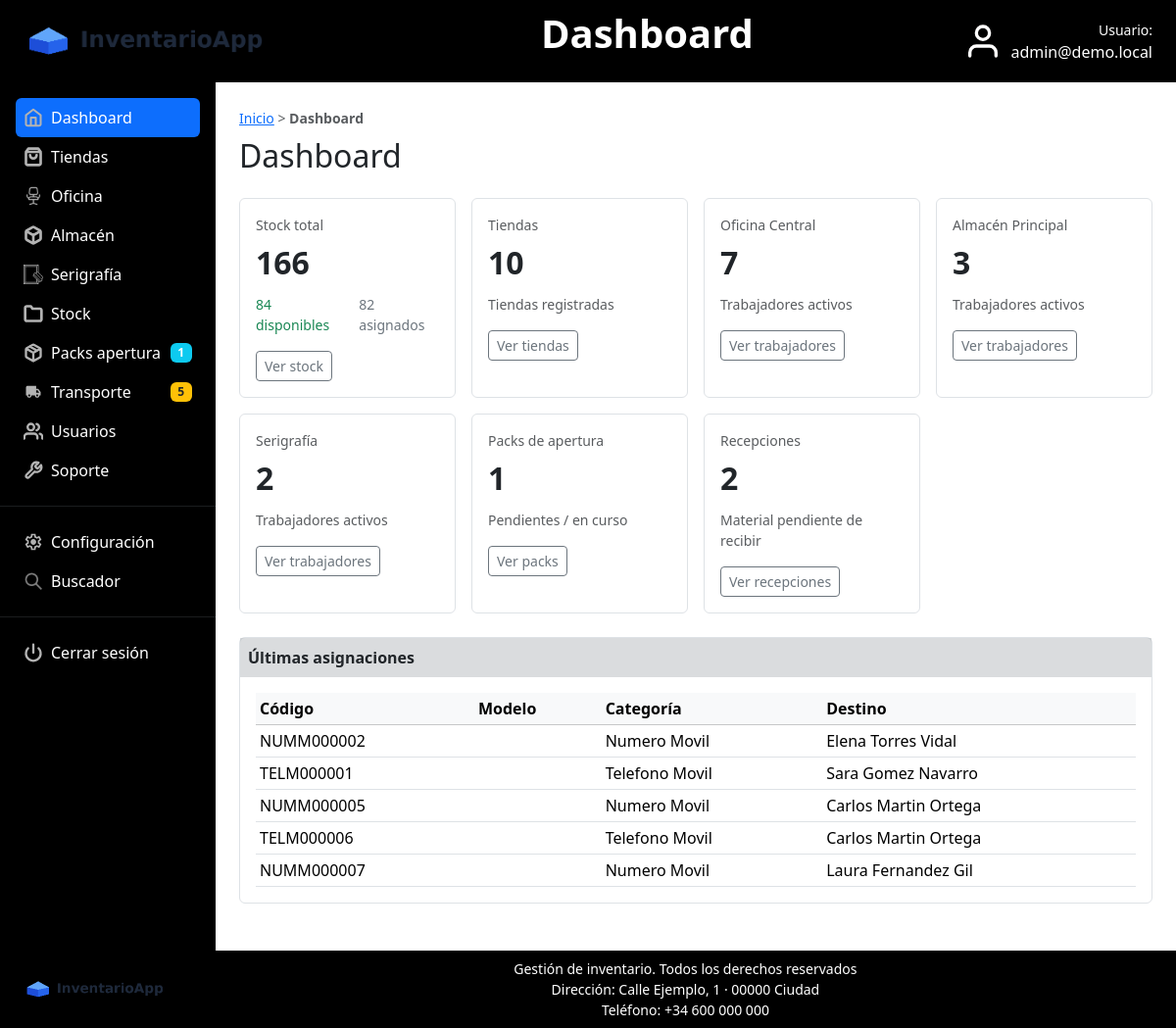
The page /controller/index.php (signed in) on the database its author committed.
### tables this page shows
CREATE TABLE `asignacion` (
  `id` int(11) NOT NULL AUTO_INCREMENT,
  `id_producto` int(11) NOT NULL,
  `destino_tipo` varchar(20) NOT NULL,
  `destino_id` int(11) NOT NULL,
  `slot` varchar(30) NOT NULL,
  PRIMARY KEY (`id`),
  UNIQUE KEY `id_producto` (`id_producto`),
  CONSTRAINT `asignacion_ibfk_1` FOREIGN KEY (`id_producto`) REFERENCES `producto` (`id`)
);

CREATE TABLE `producto` (
  `id` int(11) NOT NULL AUTO_INCREMENT,
  `codigo` varchar(50) NOT NULL,
  `modelo` varchar(80) NOT NULL,
  `id_categoria` int(11) NOT NULL,
  `estado` varchar(20) NOT NULL,
  `subtipo` varchar(50) NOT NULL DEFAULT '',
  PRIMARY KEY (`id`),
  UNIQUE KEY `codigo` (`codigo`),
  KEY `id_categoria` (`id_categoria`),
  CONSTRAINT `producto_ibfk_1` FOREIGN KEY (`id_categoria`) REFERENCES `categoria` (`id`)
);

CREATE TABLE `categoria` (
  `id` int(11) NOT NULL AUTO_INCREMENT,
  `nombre` varchar(50) NOT NULL,
  PRIMARY KEY (`id`)
);

CREATE TABLE `trabajador` (
  `id` int(11) NOT NULL AUTO_INCREMENT,
  `id_centro` int(11) NOT NULL,
  `nombre` varchar(120) NOT NULL,
  `email` varchar(120) DEFAULT NULL,
  `id_departamento` int(11) DEFAULT NULL,
  `cargo` varchar(120) DEFAULT NULL,
  `id_producto_numero_movil` int(11) DEFAULT NULL,
  `anydesk_equipo1` varchar(50) DEFAULT NULL,
  `anydesk_equipo2` varchar(50) DEFAULT NULL,
  `observaciones` text DEFAULT NULL,
  `created_at` timestamp NOT NULL DEFAULT current_timestamp(),
  `estado` enum('ACTIVO','BAJA') NOT NULL DEFAULT 'ACTIVO',
  `fecha_alta` datetime NOT NULL DEFAULT current_timestamp(),
  `fecha_baja` datetime DEFAULT NULL,
  PRIMARY KEY (`id`),
  KEY `fk_trabajador_centro` (`id_centro`),
  KEY `fk_trabajador_depto` (`id_departamento`),
  KEY `fk_trabajador_numero` (`id_producto_numero_movil`),
  CONSTRAINT `fk_trabajador_centro` FOREIGN KEY (`id_centro`) REFERENCES `centro` (`id`),
  CONSTRAINT `fk_trabajador_depto` FOREIGN KEY (`id_departamento`) REFERENCES `departamento` (`id`),
  CONSTRAINT `fk_trabajador_numero` FOREIGN KEY (`id_producto_numero_movil`) REFERENCES `producto` (`id`)
);

### controller/index.php (called while the page is built, shortened)
<?php
include_once '../model/Dashboard.php';
$rol = $_SESSION['rol'];
$menuStock      = ($rol == 'admin');
$resumenStock        = Dashboard::getResumenStock();
$resumenTrabajadores = Dashboard::getResumenTrabajadores();
$totalTiendas        = Dashboard::getTotalTiendas();
$packsPendientes     = Dashboard::getPacksPendientes();
$recepcionesPendientes = Dashboard::getRecepcionesPendientes();
$ultimasAsignaciones = Dashboard::getUltimasAsignaciones();
include_once '../view/dashboard_view.php';
exit;

### model/Dashboard.php (called while the page is built, shortened)
<?php
class Dashboard
{
    public static function getResumenStock()
    {
        $conexion = InventarioDB::connectDB();
        $sql = "SELECT
                    COUNT(*) AS total,
                    SUM(CASE WHEN id IN (SELECT id_producto FROM asignacion) THEN 1 ELSE 0 END) AS asignados,
                    SUM(CASE WHEN id NOT IN (SELECT id_producto FROM asignacion) THEN 1 ELSE 0 END) AS disponibles
                FROM producto";
        $resultado = $conexion->query($sql);
        return $resultado->fetchObject();
    }
    public static function getResumenTrabajadores()
    {
        $conexion = InventarioDB::connectDB();
        $sql = "SELECT c.tipo, c.nombre, COUNT(t.id) AS total
                FROM centro c
                LEFT JOIN trabajador t ON t.id_centro = c.id AND t.estado = 'ACTIVO'
                GROUP BY c.id, c.tipo, c.nombre
                ORDER BY c.tipo";
        $resultado = $conexion->query($sql);
        $centros = array();
        while ($fila = $resultado->fetchObject()) {
            $centros[] = $fila;
        }
        return $centros;
    }
    public static function getTotalTiendas()
    {
        $conexion = InventarioDB::connectDB();
        $sql = "SELECT COUNT(*) AS total FROM tienda";
        $resultado = $conexion->query($sql);
        $fila = $resultado->fetchObject();
        return $fila->total;
    }
    public static function getPacksPendientes()
    {
        $conexion = InventarioDB::connectDB();
        $sql = "SELECT COUNT(*) AS total FROM pack WHERE estado IN ('preparacion','completo','enviado')";
        $resultado = $conexion->query($sql);
        $fila = $resultado->fetchObject();
        if ($fila) {
            return (int)$fila->total;
        }
        return 0;
    }
    public static function getRecepcionesPendientes()
    {
        $conexion = InventarioDB::connectDB();
        $sql = "SELECT COUNT(*) AS total FROM recepcion WHERE estado = 'pendiente'";
        $resultado = $conexion->query($sql);
        $fila = $resultado->fetchObject();
        if ($fila) {
            return (int)$fila->total;
        }
        return 0;
    }
    public static function getUltimasAsignaciones()
    {
        $conexion = InventarioDB::connectDB();
        $sql = "SELECT
                    a.destino_tipo,
                    a.destino_id,
                    p.codigo,
                    p.modelo,
                    cat.nombre AS subtipo,
                    t.nombre AS nombre_tienda,
                    tr.nombre AS nombre_trabajador
                FROM asignacion a
                JOIN producto p ON p.id = a.id_producto
                JOIN categoria cat ON cat.id = p.id_categoria
                LEFT JOIN tienda t ON a.destino_tipo = 'tienda' AND t.id = a.destino_id
                LEFT JOIN trabajador tr ON a.destino_tipo = 'trabajador' AND tr.id = a.destino_id
                ORDER BY a.id DESC
                LIMIT 5";
        $resultado = $conexion->query($sql);
        $asignaciones = array();
        while ($fila = $resultado->fetchObject()) {
            $asignaciones[] = $fila;
        }
        return $asignaciones;
    }
}

### view/dashboard_view.php (the view, shortened to what this page needs)
<!DOCTYPE html>
<html lang="es">
<head>
    <link rel="stylesheet" href="../view/css/bootstrap.min.css">
    <link rel="stylesheet" href="../view/css/estilos.css">
</head>
<body class="d-flex flex-column min-vh-100">
    <?php $tituloPagina = 'Dashboard'; include_once 'menu.php'; ?>
    <main class="container-fluid flex-grow-1 d-flex p-0">
        <div class="d-flex flex-grow-1 w-100">
            <?php include_once 'sidebar.php'; ?>
            <section class="flex-grow-1 p-4" style="min-width:0;">
                <div class="mb-2">
                    <small class="text-muted">
                        <a href="index.php">Inicio</a> &gt; <strong>Dashboard</strong>
                    </small>
                </div>
                <h2 class="mb-4">Dashboard</h2>
                <div class="row g-3 mb-4">
                    <div class="col-12 col-sm-6 col-lg-3">
                        <div class="border rounded p-3 h-100">
                            <div class="text-muted small mb-1">Stock total</div>
                            <div class="fw-bold" style="font-size:2rem;">
                                <?php if (isset($resumenStock->total)) { echo $resumenStock->total; } else { echo 0; } ?>
                            </div>
                            <div class="mt-2 d-flex gap-3">
                                <span class="text-success small">
                                    <?php if (isset($resumenStock->disponibles)) { echo $resumenStock->disponibles; } else { echo 0; } ?> disponibles
                                </span>
                                <span class="text-secondary small">
                                    <?php if (isset($resumenStock->asignados)) { echo $resumenStock->asignados; } else { echo 0; } ?> asignados
                                </span>
                            </div>
                            <?php if (isset($menuStock) && $menuStock) { ?>
                                <a href="stock.php" class="btn btn-outline-secondary btn-sm mt-3">Ver stock</a>
                            <?php } ?>
                        </div>
                    </div>
                    <div class="col-12 col-sm-6 col-lg-3">
                        <div class="border rounded p-3 h-100">
                            <div class="text-muted small mb-1">Tiendas</div>
                            <div class="fw-bold" style="font-size:2rem;">
                                <?php echo $totalTiendas; ?>
                            </div>
                            <div class="mt-2 text-muted small">Tiendas registradas</div>
                            <a href="tienda.php" class="btn btn-outline-secondary btn-sm mt-3">Ver tiendas</a>
                        </div>
                    </div>
                    <?php foreach ($resumenTrabajadores as $centro) { ?>
                        <div class="col-12 col-sm-6 col-lg-3">
                            <div class="border rounded p-3 h-100">
                                <div class="text-muted small mb-1"><?php echo $centro->nombre; ?></div>
                                <div class="fw-bold" style="font-size:2rem;">
                                    <?php echo $centro->total; ?>
                                </div>
                                <div class="mt-2 text-muted small">Trabajadores activos</div>
                                <a href="<?php echo $centro->tipo; ?>.php" class="btn btn-outline-secondary btn-sm mt-3">Ver trabajadores</a>
                            </div>
                        </div>
                    <?php } ?>
                    <?php if ($_SESSION['rol'] == 'admin') { ?>
                    <div class="col-12 col-sm-6 col-lg-3">
                        <div class="border rounded p-3 h-100">
                            <div class="text-muted small mb-1">Packs de apertura</div>
                            <div class="fw-bold" style="font-size:2rem;">
                                <?php if (isset($packsPendientes)) { echo $packsPendientes; } else { echo 0; } ?>
                            </div>
                            <div class="mt-2 text-muted small">Pendientes / en curso</div>
                            <a href="pack.php" class="btn btn-outline-secondary btn-sm mt-3">Ver packs</a>
                        </div>
                    </div>
                    <?php } ?>
                    <div class="col-12 col-sm-6 col-lg-3">
                        <div class="border rounded p-3 h-100">
                            <div class="text-muted small mb-1">Recepciones</div>
                            <div class="fw-bold" style="font-size:2rem;">
                                <?php if (isset($recepcionesPendientes)) { echo $recepcionesPendientes; } else { echo 0; } ?>
                            </div>
                            <div class="mt-2 text-muted small">Material pendiente de recibir</div>
                            <a href="recepcion.php" class="btn btn-outline-secondary btn-sm mt-3">Ver recepciones</a>
                        </div>
                    </div>
                </div>
                <div class="border rounded mb-4">
                    <div class="bg-secondary bg-opacity-25 p-2 fw-semibold">Últimas asignaciones</div>
                    <div class="p-3">
                        <?php if (!isset($ultimasAsignaciones) || $ultimasAsignaciones == '') { ?>
                            <div class="text-muted">No hay asignaciones registradas.</div>
                        <?php } else { ?>
                            <div class="table-responsive">
                                <table class="table table-sm mb-0">
                                    <thead class="table-light">
                                        <tr>
                                            <th>Código</th>
                                            <th>Modelo</th>
                                            <th>Categoría</th>
                                            <th>Destino</th>
                                        </tr>
                                    </thead>
                                    <tbody>
                                        <?php foreach ($ultimasAsignaciones as $a) { ?>
                                            <tr>
                                                <td><?php echo $a->codigo; ?></td>
                                                <td><?php echo $a->modelo; ?></td>
                                                <td><?php echo $a->subtipo; ?></td>
                                                <td>
                                                    <?php if ($a->destino_tipo == 'tienda') { ?>
                                                        <?php if (isset($a->nombre_tienda)) { echo $a->nombre_tienda; } ?>
                                                    <?php } else { ?>
                                                        <?php if (isset($a->nombre_trabajador)) { echo $a->nombre_trabajador; } ?>
                                                    <?php } ?>
                                                </td>
                                            </tr>
                                        <?php } ?>
                                    </tbody>
                                </table>
                            </div>
                        <?php } ?>
                    </div>
                </div>
            </section>
        </div>
    </main>
    <footer class="bg-black text-white py-2">
        <div class="container-fluid px-3 px-md-4">
            <div class="d-flex align-items-center gap-3">
                <a href="index.php" class="text-decoration-none">
                    <img src="../view/img/logo.png" alt="InventarioApp" style="height:35px;">
                </a>
                <div class="container text-center small">
                    Gestión de inventario. Todos los derechos reservados <br>
                    Dirección: Calle Ejemplo, 1 · 00000 Ciudad <br>
                    Teléfono: +34 600 000 000
                </div>
            </div>
        </div>
    </footer>
</body>
</html>

### rows shown on the page
asignacion: id_producto.codigo "NUMM000002", categoria.nombre "Numero Movil", trabajador.nombre "Elena Torres Vidal"
asignacion: id_producto.codigo "TELM000001", categoria.nombre "Telefono Movil", trabajador.nombre "Sara Gomez Navarro"
asignacion: id_producto.codigo "NUMM000005", categoria.nombre "Numero Movil", trabajador.nombre "Carlos Martin Ortega"
asignacion: id_producto.codigo "TELM000006", categoria.nombre "Telefono Movil", trabajador.nombre "Carlos Martin Ortega"
asignacion: id_producto.codigo "NUMM000007", categoria.nombre "Numero Movil", trabajador.nombre "Laura Fernandez Gil"

### other values the page prints
$tituloPagina "Dashboard"
$_SESSION['usuario'] "admin@demo.local"
$packsEnCurso "1"
$totalTransporte "5"
$resumenStock->total "166"
$resumenStock->disponibles "84"
$resumenStock->asignados "82"
$totalTiendas "10"
$centro->nombre "Oficina Central"
$centro->total "7"
$centro->nombre "Almacén Principal"
$centro->total "3"
$centro->nombre "Serigrafía"
$centro->total "2"
$packsPendientes "1"
